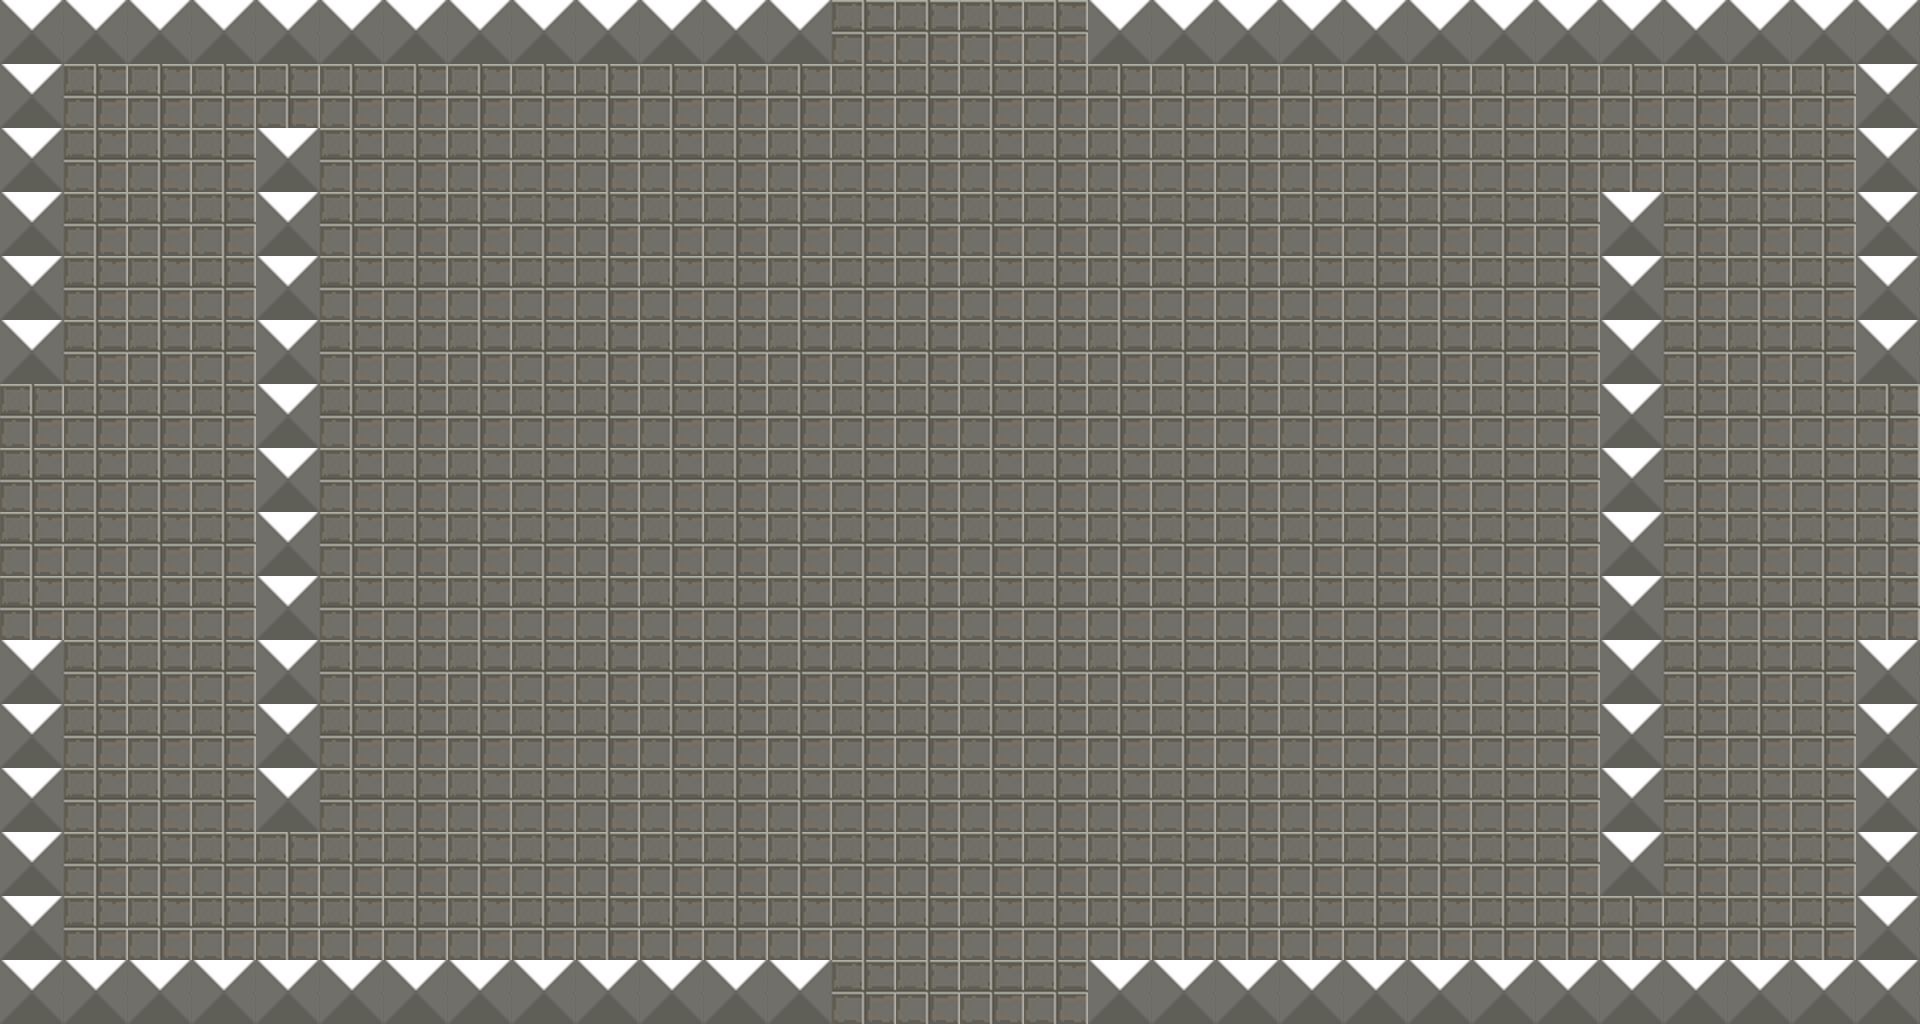

A 2D game scene composited from a Tiled map and its tileset images. What follows is a short description and the map's XML, with each tile layer's data collapsed to a summary:
An orthogonal 30x16 tile map with 64x64 px tiles, 2 tile layers (Floor, Walls), 5 hidden layers not drawn and 22 objects.

<map version="1.10" tiledversion="1.10.2" orientation="orthogonal" renderorder="right-down" width="30" height="16" tilewidth="64" tileheight="64" infinite="0" nextlayerid="22" nextobjectid="603">
 <editorsettings>
  <export target="test_shop.lua" format="lua" />
 </editorsettings>
 <tileset firstgid="1" name="shitty_tileset" tilewidth="64" tileheight="64" tilecount="4" columns="4">
  <image source="../sprites/tilesets/shitty_tileset.png" width="256" height="64" />
 </tileset>
 <layer id="1" name="Floor" width="30" height="16">
  <data>[480 cells, 480 non-empty, 1 distinct tile ids]</data>
 </layer>
 <layer id="2" name="Walls" width="30" height="16">
  <data>[480 cells, 94 non-empty, 1 distinct tile ids]</data>
 </layer>
 <objectgroup id="3" name="Collisions" visible="0">
  <object id="593" x="0" y="960" width="832" height="64" />
  <object id="594" x="0" y="640" width="64" height="320" />
  <object id="595" x="0" y="0" width="64" height="384" />
  <object id="596" x="64" y="0" width="768" height="64" />
  <object id="597" x="256" y="128" width="64" height="704" />
  <object id="598" x="1088" y="0" width="768" height="64" />
  <object id="599" x="1856" y="0" width="64" height="384" />
  <object id="600" x="1856" y="640" width="64" height="320" />
  <object id="601" x="1088" y="960" width="832" height="64" />
  <object id="602" x="1600" y="192" width="64" height="704" />
 </objectgroup>
 <objectgroup id="4" name="Left Exit" visible="0">
  <object id="37" x="0" y="384" width="17.1712" height="254.769" />
 </objectgroup>
 <objectgroup id="5" name="Right Exit" visible="0">
  <object id="39" x="1907.72" y="384" width="12.2774" height="256.487" />
 </objectgroup>
 <objectgroup id="6" name="Top Exit" visible="0">
  <object id="40" x="832" y="0" width="251.504" height="15.4541" />
 </objectgroup>
 <objectgroup id="7" name="Bottom Exit" visible="0">
  <object id="41" x="832" y="1009.67" width="256.655" height="14.3322" />
 </objectgroup>
 <objectgroup id="9" name="Left Enter" visible="0">
  <object id="44" x="128.784" y="513.419">
   <point />
  </object>
 </objectgroup>
 <objectgroup id="10" name="Right Enter" visible="0">
  <object id="45" x="1790.96" y="513.419">
   <point />
  </object>
 </objectgroup>
 <objectgroup id="11" name="Top Enter" visible="0">
  <object id="46" x="956.437" y="161.409">
   <point />
  </object>
 </objectgroup>
 <objectgroup id="12" name="Bottom Enter" visible="0">
  <object id="47" x="958.154" y="834.521">
   <point />
  </object>
 </objectgroup>
 <objectgroup id="13" name="Top Blocked" visible="0">
  <object id="48" x="832" y="0" width="256" height="64" />
 </objectgroup>
 <objectgroup id="14" name="Left Blocked" visible="0">
  <object id="49" x="0" y="384" width="64" height="256" />
 </objectgroup>
 <layer id="21" name="PathFinding" width="30" height="16" visible="0">
  <data>[480 cells, 480 non-empty, 2 distinct tile ids]</data>
 </layer>
 <objectgroup id="15" name="Right Blocked" visible="0">
  <object id="50" x="1856" y="384" width="64" height="256" />
 </objectgroup>
 <objectgroup id="16" name="Bottom Blocked" visible="0">
  <object id="51" x="832" y="960" width="256" height="64" />
 </objectgroup>
 <layer id="17" name="Closed Top" width="30" height="16" visible="0">
  <data>[480 cells, 4 non-empty, 1 distinct tile ids]</data>
 </layer>
 <layer id="18" name="Closed Bottom" width="30" height="16" visible="0">
  <data>[480 cells, 4 non-empty, 1 distinct tile ids]</data>
 </layer>
 <layer id="19" name="Closed Right" width="30" height="16" visible="0">
  <data>[480 cells, 4 non-empty, 1 distinct tile ids]</data>
 </layer>
 <layer id="20" name="Closed Left" width="30" height="16" visible="0">
  <data>[480 cells, 4 non-empty, 1 distinct tile ids]</data>
 </layer>
</map>